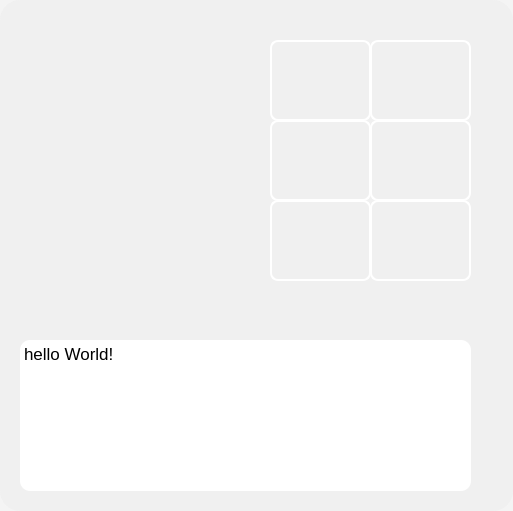
<?xml version="1.0" encoding="UTF-8"?>
<ui version="4.0">
 <class>Frame</class>
 <widget class="QFrame" name="Frame">
  <property name="geometry">
   <rect>
    <x>0</x>
    <y>0</y>
    <width>513</width>
    <height>511</height>
   </rect>
  </property>
  <property name="windowTitle">
   <string>Frame</string>
  </property>
  <property name="styleSheet">
   <string notr="true">background-color:rgba(236,236,236,0.6);
border-radius: 20px;
</string>
  </property>
  <property name="frameShape">
   <enum>QFrame::StyledPanel</enum>
  </property>
  <property name="frameShadow">
   <enum>QFrame::Raised</enum>
  </property>
  <widget class="QPushButton" name="pushButton">
   <property name="geometry">
    <rect>
     <x>270</x>
     <y>40</y>
     <width>101</width>
     <height>81</height>
    </rect>
   </property>
   <property name="styleSheet">
    <string notr="true">

QPushButton{
	border:2px outset rgb(255, 255, 255);
	border-radius:8px;
  	text-align: center center;
	background-image:url(:/hardware/3Dcamera.png);
	background-color:transparent;
	background-repeat: no-repeat;
	background-position: center;
	background-size: contain;
	background-color: #F0F0F0;
} 
/*鼠标放在按钮上方*/
QPushButton:hover {
	background-color: rgba(192, 192, 191,70%);
	border:2px outset rgba(36, 36, 36,0);
} 
QPushButton:pressed {
	background-color: rgba(192, 192, 191,40%);
	border:4px outset rgba(36, 36, 36,0);
} </string>
   </property>
   <property name="text">
    <string/>
   </property>
  </widget>
  <widget class="QPushButton" name="pushButton_2">
   <property name="geometry">
    <rect>
     <x>370</x>
     <y>40</y>
     <width>101</width>
     <height>81</height>
    </rect>
   </property>
   <property name="styleSheet">
    <string notr="true">

QPushButton{
	border:2px outset rgb(255, 255, 255);
	border-radius:8px;
  	text-align: center center;
	background-image:url(:/hardware/hardware.png);
	background-color:transparent;
	background-repeat: no-repeat;
	background-position: center;
	background-size: contain;
	background-color: #F0F0F0;
} 
/*鼠标放在按钮上方*/
QPushButton:hover {
	background-color: rgba(192, 192, 191,70%);
	border:2px outset rgba(36, 36, 36,0);
} 
QPushButton:pressed {
	background-color: rgba(192, 192, 191,40%);
	border:4px outset rgba(36, 36, 36,0);
} </string>
   </property>
   <property name="text">
    <string/>
   </property>
  </widget>
  <widget class="QPushButton" name="pushButton_3">
   <property name="geometry">
    <rect>
     <x>270</x>
     <y>120</y>
     <width>101</width>
     <height>81</height>
    </rect>
   </property>
   <property name="styleSheet">
    <string notr="true">

QPushButton{
	border:2px outset rgb(255, 255, 255);
	border-radius:8px;
  	text-align: center center;
	background-image:url(:/hardware/radar.png);
	background-color:transparent;
	background-repeat: no-repeat;
	background-position: center;
	background-size: contain;
	background-color: #F0F0F0;
} 
/*鼠标放在按钮上方*/
QPushButton:hover {
	background-color: rgba(192, 192, 191,70%);
	border:2px outset rgba(36, 36, 36,0);
} 
QPushButton:pressed {
	background-color: rgba(192, 192, 191,40%);
	border:4px outset rgba(36, 36, 36,0);
} </string>
   </property>
   <property name="text">
    <string/>
   </property>
  </widget>
  <widget class="QPushButton" name="pushButton_4">
   <property name="geometry">
    <rect>
     <x>370</x>
     <y>120</y>
     <width>101</width>
     <height>81</height>
    </rect>
   </property>
   <property name="styleSheet">
    <string notr="true">

QPushButton{
	border:2px outset rgb(255, 255, 255);
	border-radius:8px;
  	text-align: center center;
	background-image:url(:/hardware/car2.png);
	background-color:transparent;
	background-repeat: no-repeat;
	background-position: center;
	background-size: contain;
	background-color: #F0F0F0;
} 
/*鼠标放在按钮上方*/
QPushButton:hover {
	background-color: rgba(192, 192, 191,70%);
	border:2px outset rgba(36, 36, 36,0);
} 
QPushButton:pressed {
	background-color: rgba(192, 192, 191,40%);
	border:4px outset rgba(36, 36, 36,0);
} </string>
   </property>
   <property name="text">
    <string/>
   </property>
  </widget>
  <widget class="QPushButton" name="pushButton_5">
   <property name="geometry">
    <rect>
     <x>270</x>
     <y>200</y>
     <width>101</width>
     <height>81</height>
    </rect>
   </property>
   <property name="styleSheet">
    <string notr="true">

QPushButton{

	border:2px outset rgb(255, 255, 255);
	border-radius:8px;
  	text-align: center center;
	background-image:url(:/hardware/jetson.png);
	background-color:transparent;
	background-repeat: no-repeat;
	background-position: center;
	background-size: contain;
	background-color: #F0F0F0;
} 
/*鼠标放在按钮上方*/
QPushButton:hover {
	background-color: rgba(192, 192, 191,70%);
	border:2px outset rgba(36, 36, 36,0);
} 
QPushButton:pressed {
	background-color: rgba(192, 192, 191,40%);
	border:4px outset rgba(36, 36, 36,0);
} </string>
   </property>
   <property name="text">
    <string/>
   </property>
  </widget>
  <widget class="QPushButton" name="pushButton_6">
   <property name="geometry">
    <rect>
     <x>370</x>
     <y>200</y>
     <width>101</width>
     <height>81</height>
    </rect>
   </property>
   <property name="styleSheet">
    <string notr="true">

QPushButton{
	border:2px outset rgb(255, 255, 255);
	border-radius:8px;
  	text-align: center center;
	background-image:url(:/hardware/3dWheel.png);
	background-color:transparent;
	background-repeat: no-repeat;
	background-position: center;
	background-size: contain;
	background-color: #F0F0F0;
} 
/*鼠标放在按钮上方*/
QPushButton:hover {
	background-color: rgba(192, 192, 191,70%);
	border:2px outset rgba(36, 36, 36,0);
} 
QPushButton:pressed {
	background-color: rgba(192, 192, 191,40%);
	border:4px outset rgba(36, 36, 36,0);
} </string>
   </property>
   <property name="text">
    <string/>
   </property>
  </widget>
  <widget class="QFrame" name="frame">
   <property name="geometry">
    <rect>
     <x>20</x>
     <y>40</y>
     <width>221</width>
     <height>241</height>
    </rect>
   </property>
   <property name="styleSheet">
    <string notr="true">background-color:transparent;
border-radius: 20px;</string>
   </property>
   <property name="frameShape">
    <enum>QFrame::StyledPanel</enum>
   </property>
   <property name="frameShadow">
    <enum>QFrame::Raised</enum>
   </property>
  </widget>
  <widget class="QTextBrowser" name="textBrowser">
   <property name="geometry">
    <rect>
     <x>20</x>
     <y>340</y>
     <width>451</width>
     <height>151</height>
    </rect>
   </property>
   <property name="styleSheet">
    <string notr="true">background-color:#FFFFFF;
border-radius: 10px;</string>
   </property>
   <property name="html">
    <string>&lt;!DOCTYPE HTML PUBLIC &quot;-//W3C//DTD HTML 4.0//EN&quot; &quot;http://www.w3.org/TR/REC-html40/strict.dtd&quot;&gt;
&lt;html&gt;&lt;head&gt;&lt;meta name=&quot;qrichtext&quot; content=&quot;1&quot; /&gt;&lt;style type=&quot;text/css&quot;&gt;
p, li { white-space: pre-wrap; }
&lt;/style&gt;&lt;/head&gt;&lt;body style=&quot; font-family:'.AppleSystemUIFont'; font-size:13pt; font-weight:400; font-style:normal;&quot;&gt;
&lt;p style=&quot; margin-top:0px; margin-bottom:0px; margin-left:0px; margin-right:0px; -qt-block-indent:0; text-indent:0px;&quot;&gt;hello World!&lt;/p&gt;&lt;/body&gt;&lt;/html&gt;</string>
   </property>
  </widget>
 </widget>
 <resources>
  <include location="../qtQrc/picture.qrc"/>
 </resources>
 <connections/>
</ui>
